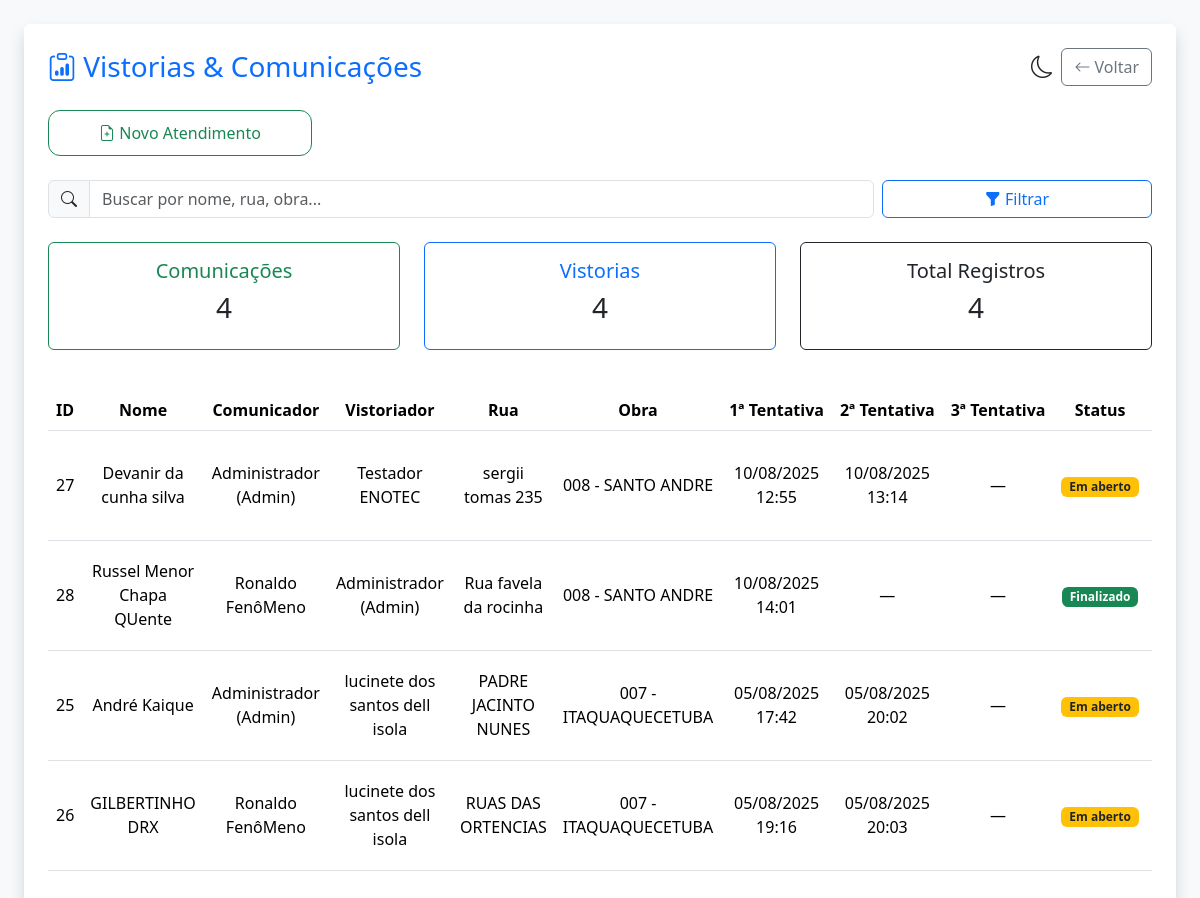
The page /atendimento/ (signed in) on the database its author committed.
### app/models.py (models this page shows)
class ComunicacaoObra(db.Model):
    __tablename__ = 'comunicacao_obra'
    id = db.Column(db.Integer, primary_key=True)
    nome = db.Column(db.String(100), nullable=False)
    cpf = db.Column(db.String(20))
    endereco = db.Column(db.String(255))
    telefone = db.Column(db.String(50))
    bairro = db.Column(db.String(100))
    numero = db.Column(db.String(20))
    comunicado = db.Column(db.String(20))
    economia = db.Column(db.String(50))
    assinatura = db.Column(db.String(100))
    tipo_imovel = db.Column(db.String(200))
    data_envio = db.Column(db.DateTime, default=datetime.utcnow)
    obra_id = db.Column(db.Integer, db.ForeignKey('obra.id', name='fk_comunicacao_obra'))
    obra = db.relationship("Obra", backref="comunicacoes")
    usuario_id = db.Column(db.Integer, db.ForeignKey('user.id', name='fk_usuario_comunicacao'))
    usuario = db.relationship("User", backref="comunicacoes")  # ✅ AQUI
    vistorias = db.relationship("VistoriaImovel", back_populates="comunicacao", cascade="all, delete-orphan")

class User(db.Model):
    id = db.Column(db.Integer, primary_key=True)
    nome = db.Column(db.String(100), nullable=True)  # <-- temporariamente
    email = db.Column(db.String(120), unique=True, nullable=False)
    password = db.Column(db.String(120), nullable=False)
    cargo = db.Column(db.String(50), default="usuario")
    rg = db.Column(db.String(20), nullable=True)  # ✅ Adicionado aqui
    obra_id = db.Column(db.Integer, db.ForeignKey('obra.id'))
    obra = db.relationship('Obra', backref='usuarios')
    vistorias_responsavel = db.relationship(
        'VistoriaImovel',
        foreign_keys='VistoriaImovel.usuario_id',
        back_populates='usuario'
    )
    vistorias_que_finalizei = db.relationship(
        'VistoriaImovel',
        foreign_keys='VistoriaImovel.finalizada_por_user_id',
        back_populates='finalizada_por'
    )

class Obra(db.Model):
    id = db.Column(db.Integer, primary_key=True)
    nome = db.Column(db.String(100), nullable=False)
    descricao = db.Column(db.Text)
    endereco = db.Column(db.String(255))
    responsavel = db.Column(db.String(100))
    data_inicio = db.Column(db.Date)
    data_fim = db.Column(db.Date)
    criado_em = db.Column(db.DateTime, default=datetime.utcnow)

### app/atendimento/routes.py (the view)
@atendimento_bp.route("/")
def dashboard_unificado():
    if "user_id" not in session:
        return redirect(url_for("auth.login"))
    cargo = session.get("cargo")
    user_id = session.get("user_id")
    registros = []
    if cargo == "vistoriador":
        from app.models import User  # necessário se current_user não está funcionando
        usuario = User.query.get(user_id)
        obras_ids = [usuario.obra_id] if usuario and usuario.obra_id else []
    else:
        obras_ids = [obra.id for obra in Obra.query.all()]
    comunicacoes = ComunicacaoObra.query.filter(ComunicacaoObra.obra_id.in_(obras_ids)).all()
    vistorias = VistoriaImovel.query.filter(VistoriaImovel.obra_id.in_(obras_ids)).options(joinedload(VistoriaImovel.usuario)).all()
    ids_com_com_vistoria = [v.comunicacao_id for v in vistorias if v.comunicacao_id]
    for c in comunicacoes:
        if c.id not in ids_com_com_vistoria:
            registros.append({
                "id": c.id,
                "nome": c.nome,
                "rua": c.endereco,
                "obra": c.obra,
                "data_envio": c.data_envio,
                "finalizada": False,
                "comunicador": f"{c.usuario.nome} (Admin)" if c.usuario and c.usuario.cargo == "admin" else c.usuario.nome if c.usuario else "—"
            })
    for v in vistorias:
        registros.append({
    "id": v.id,
    "nome": v.nome_responsavel or (v.comunicacao.nome if v.comunicacao else "Sem nome"),
    "rua": v.rua or (v.comunicacao.endereco if v.comunicacao else "—"),
    "obra": v.obra,
    "data_envio": datetime.combine(v.data_1, v.hora_1) if v.data_1 and v.hora_1 else v.data_1,
    "segunda_tentativa": datetime.combine(v.data_2, v.hora_2) if v.data_2 and v.hora_2 else None,
    "terceira_tentativa": datetime.combine(v.data_3, v.hora_3) if v.data_3 and v.hora_3 else None,
    "finalizada": v.finalizada,
    "comunicador": (
        f"{v.comunicacao.usuario.nome} (Admin)" if v.comunicacao and v.comunicacao.usuario and v.comunicacao.usuario.cargo == "admin"
        else v.comunicacao.usuario.nome if v.comunicacao and v.comunicacao.usuario
        else "—"
    ),
    "vistoriador": (
        f"{v.usuario.nome} (Admin)" if v.usuario and v.usuario.cargo == "admin"
        else v.usuario.nome if v.usuario else "—"
    ),
})
    registros.sort(
        key=lambda r: datetime.combine(r["data_envio"], time.min) if r.get("data_envio") else datetime.min,
        reverse=True
    )
    return render_template("atendimento/dashboard.html",
                           registros=registros,
                           total_comunicacoes=len(comunicacoes),
                           total_vistorias=len(vistorias),
                           total_registros=len(registros))

### templates/atendimento/dashboard.html (shortened to what this page needs)
<!DOCTYPE html>
<html lang="pt-BR">
  <head>
    <link
      href="https://cdn.jsdelivr.net/npm/bootstrap@5.3.3/dist/css/bootstrap.min.css"
      rel="stylesheet"
    />
    <link
      href="https://cdn.jsdelivr.net/npm/bootstrap-icons@1.10.5/font/bootstrap-icons.css"
      rel="stylesheet"
    />
  </head>
  <body class="bg-light p-2 p-md-4">
    <div class="container-fluid bg-white p-4 rounded shadow">
      <div
        class="d-flex justify-content-between align-items-center mb-4 flex-wrap gap-2"
      >
        <h3 class="mb-0 text-primary">
          <i class="bi bi-clipboard-data"></i> Vistorias & Comunicações
        </h3>
        <div class="d-flex gap-2 align-items-center">
          <i
            class="bi bi-moon toggle-theme"
            title="Alternar modo escuro"
            onclick="toggleTheme()"
          ></i>
          <a
            href="{{ url_for('auth.dashboard') }}"
            class="btn btn-outline-secondary"
          >
            <i class="bi bi-arrow-left"></i>
            <span class="d-none d-sm-inline">Voltar</span>
          </a>
        </div>
      </div>
      <div class="row g-3 mb-4">
        <div class="col-12 col-sm-6 col-md-3">
          <a
            href="/atendimento/nova"
            class="btn btn-outline-success square-button w-100"
          >
            <i class="bi bi-file-earmark-plus"></i>
            <span class="d-none d-sm-inline">Novo Atendimento</span>
          </a>
        </div>
      </div>
      <form class="row g-2 mb-4" onsubmit="aplicarFiltro(); return false;">
        <div class="col-12 col-md-9">
          <div class="input-group">
            <span class="input-group-text"><i class="bi bi-search"></i></span>
            <input
              type="text"
              class="form-control"
              id="filtroBusca"
              placeholder="Buscar por nome, rua, obra..."
              oninput="aplicarFiltroAoDigitar()"
            />
          </div>
        </div>
        <div class="col-12 col-md-3">
          <button type="submit" class="btn btn-outline-primary w-100">
            <i class="bi bi-funnel-fill"></i> Filtrar
          </button>
        </div>
      </form>
      <div class="row text-center mb-4">
        <div class="col-12 col-sm-6 col-md-4 mb-3">
          <div class="card border-success h-100">
            <div class="card-body">
              <h5 class="card-title text-success">Comunicações</h5>
              <h3>{{ total_comunicacoes }}</h3>
            </div>
          </div>
        </div>
        <div class="col-12 col-sm-6 col-md-4 mb-3">
          <div class="card border-primary h-100">
            <div class="card-body">
              <h5 class="card-title text-primary">Vistorias</h5>
              <h3>{{ total_vistorias }}</h3>
            </div>
          </div>
        </div>
        <div class="col-12 col-md-4 mb-3">
          <div class="card border-dark h-100">
            <div class="card-body">
              <h5 class="card-title text-dark">Total Registros</h5>
              <h3>{{ total_registros }}</h3>
            </div>
          </div>
        </div>
      </div>
      {% if registros %}
      <div class="table-responsive">
        <table
          class="table table-hover align-middle text-center"
          id="tabelaRegistros"
        >
          <thead>
            <tr>
              <th>ID</th>
              <th>Nome</th>
              <th>Comunicador</th>
              <th>Vistoriador</th>
              <th class="d-none d-sm-table-cell">Rua</th>
              <th class="d-none d-md-table-cell">Obra</th>
              <th class="text-nowrap">1ª Tentativa</th>
              <th class="text-nowrap">2ª Tentativa</th>
              <th class="text-nowrap">3ª Tentativa</th>
              <th class="text-nowrap">Status</th>
              {% if session.cargo in ['admin', 'vistoriador'] %}
              <th class="text-nowrap">Ações</th>
              {% endif %}
            </tr>
          </thead>
          <tbody>
            {% for r in registros %}
            <tr>
              <td>{{ r.id }}</td>
              <td>{{ r.nome }}</td>
              <td>{{ r.comunicador }}</td>
              <td>{{ r.vistoriador }}</td>
              <td class="d-none d-sm-table-cell">{{ r.rua }}</td>
              <td class="d-none d-md-table-cell">
                {{ r.obra.nome if r.obra else "—" }}
              </td>
              <td>
                {% if r.data_envio %} {{ r.data_envio.strftime('%d/%m/%Y %H:%M')
                }} {% else %} — {% endif %}
              </td>
              <td>
                {% if r.segunda_tentativa %} {{
                r.segunda_tentativa.strftime('%d/%m/%Y %H:%M') }} {% else %} —
                {% endif %}
              </td>
              <td>
                {% if r.terceira_tentativa %} {{
                r.terceira_tentativa.strftime('%d/%m/%Y %H:%M') }} {% else %} —
                {% endif %}
              </td>
              <td>
                {% if r.finalizada %}
                <span class="badge bg-success">Finalizado</span>
                {% else %}
                <span class="badge bg-warning text-dark">Em aberto</span>
                {% endif %}
              </td>
              {% if session.cargo in ['admin', 'vistoriador'] %}
              <td>
              </td>
              {% endif %}
            </tr>
            {% endfor %}
          </tbody>
        </table>
      </div>
      {% else %}
      <p class="text-muted text-center mt-4">
        Nenhum registro encontrado ainda.
      </p>
      {% endif %}
    </div>
  </body>
</html>

### templates/atendimento/dashboard.html (style rules this page uses)
.toggle-theme { cursor: pointer; font-size: 1.4rem; }
.square-button { aspect-ratio: display: flex; flex-direction: column; justify-content: center; align-items: center; text-align: center; padding: 10px; border-radius: 12px; transition: all 0.2s ease-in-out; }

### rows shown on the page
ComunicacaoObra: nome "Devanir da cunha silva", rua "sergii tomas 235"
User: vistoriador "Testador ENOTEC"
Obra: obra "008 - SANTO ANDRE" "008 - SANTO ANDRE"
ComunicacaoObra: nome "Russel Menor Chapa QUente", rua "Rua favela da rocinha"
User: comunicador "Ronaldo FenôMeno" "Ronaldo FenôMeno"
ComunicacaoObra: nome "André Kaique", rua "PADRE JACINTO NUNES"
User: vistoriador "lucinete dos santos dell isola" "lucinete dos santos dell isola"
Obra: obra "007 - ITAQUAQUECETUBA" "007 - ITAQUAQUECETUBA"
ComunicacaoObra: nome "GILBERTINHO DRX", rua "RUAS DAS ORTENCIAS"

### other values the page prints
{{ total_comunicacoes }} "4"
{{ total_vistorias }} "4"
{{ total_registros }} "4"
{{ r.id }} "27" "28" "25" "26"
{{ r.comunicador }} "Administrador (Admin)" "Administrador (Admin)"
{{ r.data_envio.strftime('%d/%m/%Y %H:%M') }} "10/08/2025 12:55" "10/08/2025 14:01" "05/08/2025 17:42" "05/08/2025 19:16"
{{ r.segunda_tentativa.strftime('%d/%m/%Y %H:%M') }} "10/08/2025 13:14" "05/08/2025 20:02" "05/08/2025 20:03"
{{ r.vistoriador }} "Administrador (Admin)"
